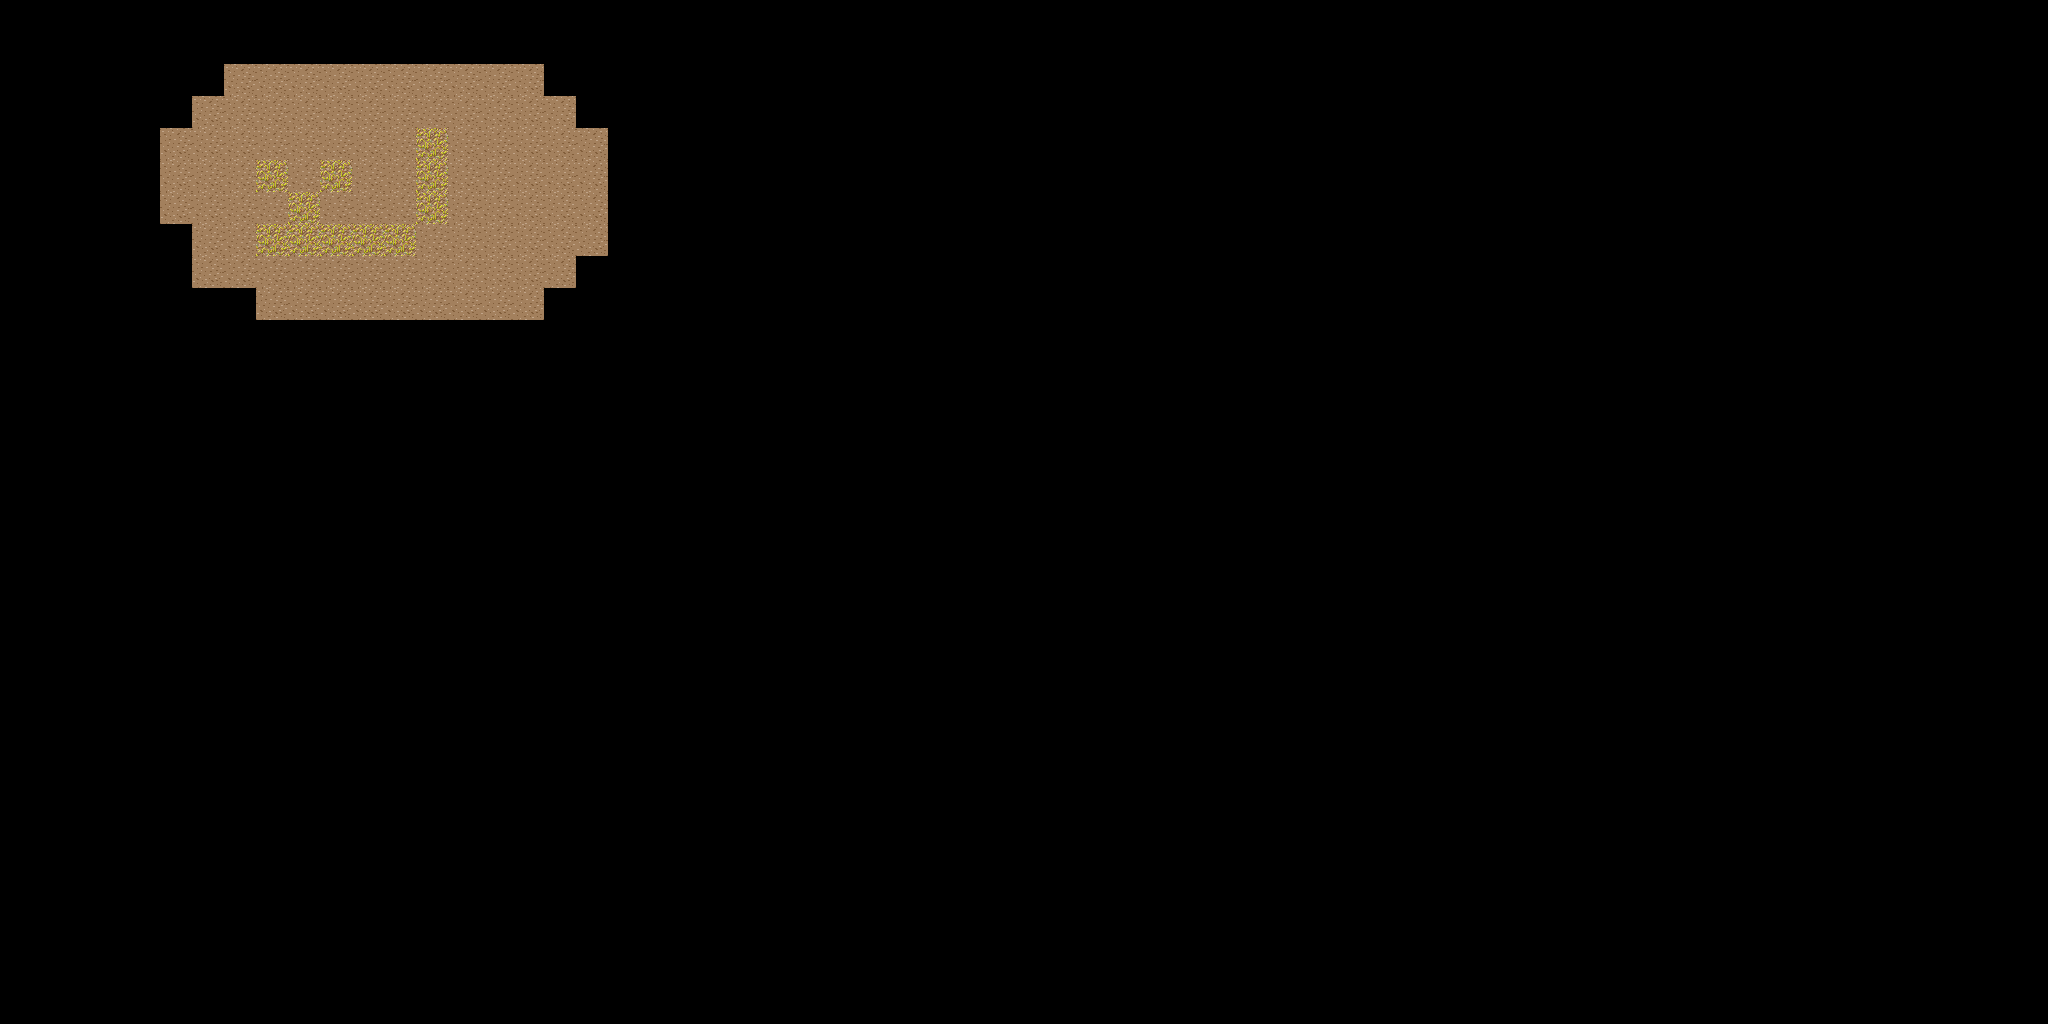

Below is a game level as drawn by its tile map, then a one-line description and the .tmx file that defines it, in full:
An orthogonal 64x32 tile map with 32x32 px tiles, 1 tile layer (Calque de Tile 1), 3 tilesets and 1 object (change-map).

<map version="1.0" orientation="orthogonal" renderorder="right-down" width="64" height="32" tilewidth="32" tileheight="32" nextobjectid="1">
 <tileset firstgid="1" name="grass_0" tilewidth="32" tileheight="32" tilecount="1" columns="1">
  <image source="tile/grass/grass_0.png" width="32" height="32" />
 </tileset>
 <tileset firstgid="2" name="grass_1" tilewidth="1" tileheight="1" tilecount="0" columns="0" />
 <tileset firstgid="2" name="highGrass" tilewidth="32" tileheight="32" tilecount="1" columns="1">
  <image source="tile/grass/highGrass.png" width="32" height="32" />
 </tileset>
 <layer name="Calque de Tile 1" width="64" height="32">
  <data encoding="csv">
0,0,0,0,0,0,0,0,0,0,0,0,0,0,0,0,0,0,0,0,0,0,0,0,0,0,0,0,0,0,0,0,0,0,0,0,0,0,0,0,0,0,0,0,0,0,0,0,0,0,0,0,0,0,0,0,0,0,0,0,0,0,0,0,
0,0,0,0,0,0,0,0,0,0,0,0,0,0,0,0,0,0,0,0,0,0,0,0,0,0,0,0,0,0,0,0,0,0,0,0,0,0,0,0,0,0,0,0,0,0,0,0,0,0,0,0,0,0,0,0,0,0,0,0,0,0,0,0,
0,0,0,0,0,0,0,1,1,1,1,1,1,1,1,1,1,0,0,0,0,0,0,0,0,0,0,0,0,0,0,0,0,0,0,0,0,0,0,0,0,0,0,0,0,0,0,0,0,0,0,0,0,0,0,0,0,0,0,0,0,0,0,0,
0,0,0,0,0,0,1,1,1,1,1,1,1,1,1,1,1,1,0,0,0,0,0,0,0,0,0,0,0,0,0,0,0,0,0,0,0,0,0,0,0,0,0,0,0,0,0,0,0,0,0,0,0,0,0,0,0,0,0,0,0,0,0,0,
0,0,0,0,0,1,1,1,1,1,1,1,1,2,1,1,1,1,1,0,0,0,0,0,0,0,0,0,0,0,0,0,0,0,0,0,0,0,0,0,0,0,0,0,0,0,0,0,0,0,0,0,0,0,0,0,0,0,0,0,0,0,0,0,
0,0,0,0,0,1,1,1,2,1,2,1,1,2,1,1,1,1,1,0,0,0,0,0,0,0,0,0,0,0,0,0,0,0,0,0,0,0,0,0,0,0,0,0,0,0,0,0,0,0,0,0,0,0,0,0,0,0,0,0,0,0,0,0,
0,0,0,0,0,1,1,1,1,2,1,1,1,2,1,1,1,1,1,0,0,0,0,0,0,0,0,0,0,0,0,0,0,0,0,0,0,0,0,0,0,0,0,0,0,0,0,0,0,0,0,0,0,0,0,0,0,0,0,0,0,0,0,0,
0,0,0,0,0,0,1,1,2,2,2,2,2,1,1,1,1,1,1,0,0,0,0,0,0,0,0,0,0,0,0,0,0,0,0,0,0,0,0,0,0,0,0,0,0,0,0,0,0,0,0,0,0,0,0,0,0,0,0,0,0,0,0,0,
0,0,0,0,0,0,1,1,1,1,1,1,1,1,1,1,1,1,0,0,0,0,0,0,0,0,0,0,0,0,0,0,0,0,0,0,0,0,0,0,0,0,0,0,0,0,0,0,0,0,0,0,0,0,0,0,0,0,0,0,0,0,0,0,
0,0,0,0,0,0,0,0,1,1,1,1,1,1,1,1,1,0,0,0,0,0,0,0,0,0,0,0,0,0,0,0,0,0,0,0,0,0,0,0,0,0,0,0,0,0,0,0,0,0,0,0,0,0,0,0,0,0,0,0,0,0,0,0,
0,0,0,0,0,0,0,0,0,0,0,0,0,0,0,0,0,0,0,0,0,0,0,0,0,0,0,0,0,0,0,0,0,0,0,0,0,0,0,0,0,0,0,0,0,0,0,0,0,0,0,0,0,0,0,0,0,0,0,0,0,0,0,0,
0,0,0,0,0,0,0,0,0,0,0,0,0,0,0,0,0,0,0,0,0,0,0,0,0,0,0,0,0,0,0,0,0,0,0,0,0,0,0,0,0,0,0,0,0,0,0,0,0,0,0,0,0,0,0,0,0,0,0,0,0,0,0,0,
0,0,0,0,0,0,0,0,0,0,0,0,0,0,0,0,0,0,0,0,0,0,0,0,0,0,0,0,0,0,0,0,0,0,0,0,0,0,0,0,0,0,0,0,0,0,0,0,0,0,0,0,0,0,0,0,0,0,0,0,0,0,0,0,
0,0,0,0,0,0,0,0,0,0,0,0,0,0,0,0,0,0,0,0,0,0,0,0,0,0,0,0,0,0,0,0,0,0,0,0,0,0,0,0,0,0,0,0,0,0,0,0,0,0,0,0,0,0,0,0,0,0,0,0,0,0,0,0,
0,0,0,0,0,0,0,0,0,0,0,0,0,0,0,0,0,0,0,0,0,0,0,0,0,0,0,0,0,0,0,0,0,0,0,0,0,0,0,0,0,0,0,0,0,0,0,0,0,0,0,0,0,0,0,0,0,0,0,0,0,0,0,0,
0,0,0,0,0,0,0,0,0,0,0,0,0,0,0,0,0,0,0,0,0,0,0,0,0,0,0,0,0,0,0,0,0,0,0,0,0,0,0,0,0,0,0,0,0,0,0,0,0,0,0,0,0,0,0,0,0,0,0,0,0,0,0,0,
0,0,0,0,0,0,0,0,0,0,0,0,0,0,0,0,0,0,0,0,0,0,0,0,0,0,0,0,0,0,0,0,0,0,0,0,0,0,0,0,0,0,0,0,0,0,0,0,0,0,0,0,0,0,0,0,0,0,0,0,0,0,0,0,
0,0,0,0,0,0,0,0,0,0,0,0,0,0,0,0,0,0,0,0,0,0,0,0,0,0,0,0,0,0,0,0,0,0,0,0,0,0,0,0,0,0,0,0,0,0,0,0,0,0,0,0,0,0,0,0,0,0,0,0,0,0,0,0,
0,0,0,0,0,0,0,0,0,0,0,0,0,0,0,0,0,0,0,0,0,0,0,0,0,0,0,0,0,0,0,0,0,0,0,0,0,0,0,0,0,0,0,0,0,0,0,0,0,0,0,0,0,0,0,0,0,0,0,0,0,0,0,0,
0,0,0,0,0,0,0,0,0,0,0,0,0,0,0,0,0,0,0,0,0,0,0,0,0,0,0,0,0,0,0,0,0,0,0,0,0,0,0,0,0,0,0,0,0,0,0,0,0,0,0,0,0,0,0,0,0,0,0,0,0,0,0,0,
0,0,0,0,0,0,0,0,0,0,0,0,0,0,0,0,0,0,0,0,0,0,0,0,0,0,0,0,0,0,0,0,0,0,0,0,0,0,0,0,0,0,0,0,0,0,0,0,0,0,0,0,0,0,0,0,0,0,0,0,0,0,0,0,
0,0,0,0,0,0,0,0,0,0,0,0,0,0,0,0,0,0,0,0,0,0,0,0,0,0,0,0,0,0,0,0,0,0,0,0,0,0,0,0,0,0,0,0,0,0,0,0,0,0,0,0,0,0,0,0,0,0,0,0,0,0,0,0,
0,0,0,0,0,0,0,0,0,0,0,0,0,0,0,0,0,0,0,0,0,0,0,0,0,0,0,0,0,0,0,0,0,0,0,0,0,0,0,0,0,0,0,0,0,0,0,0,0,0,0,0,0,0,0,0,0,0,0,0,0,0,0,0,
0,0,0,0,0,0,0,0,0,0,0,0,0,0,0,0,0,0,0,0,0,0,0,0,0,0,0,0,0,0,0,0,0,0,0,0,0,0,0,0,0,0,0,0,0,0,0,0,0,0,0,0,0,0,0,0,0,0,0,0,0,0,0,0,
0,0,0,0,0,0,0,0,0,0,0,0,0,0,0,0,0,0,0,0,0,0,0,0,0,0,0,0,0,0,0,0,0,0,0,0,0,0,0,0,0,0,0,0,0,0,0,0,0,0,0,0,0,0,0,0,0,0,0,0,0,0,0,0,
0,0,0,0,0,0,0,0,0,0,0,0,0,0,0,0,0,0,0,0,0,0,0,0,0,0,0,0,0,0,0,0,0,0,0,0,0,0,0,0,0,0,0,0,0,0,0,0,0,0,0,0,0,0,0,0,0,0,0,0,0,0,0,0,
0,0,0,0,0,0,0,0,0,0,0,0,0,0,0,0,0,0,0,0,0,0,0,0,0,0,0,0,0,0,0,0,0,0,0,0,0,0,0,0,0,0,0,0,0,0,0,0,0,0,0,0,0,0,0,0,0,0,0,0,0,0,0,0,
0,0,0,0,0,0,0,0,0,0,0,0,0,0,0,0,0,0,0,0,0,0,0,0,0,0,0,0,0,0,0,0,0,0,0,0,0,0,0,0,0,0,0,0,0,0,0,0,0,0,0,0,0,0,0,0,0,0,0,0,0,0,0,0,
0,0,0,0,0,0,0,0,0,0,0,0,0,0,0,0,0,0,0,0,0,0,0,0,0,0,0,0,0,0,0,0,0,0,0,0,0,0,0,0,0,0,0,0,0,0,0,0,0,0,0,0,0,0,0,0,0,0,0,0,0,0,0,0,
0,0,0,0,0,0,0,0,0,0,0,0,0,0,0,0,0,0,0,0,0,0,0,0,0,0,0,0,0,0,0,0,0,0,0,0,0,0,0,0,0,0,0,0,0,0,0,0,0,0,0,0,0,0,0,0,0,0,0,0,0,0,0,0,
0,0,0,0,0,0,0,0,0,0,0,0,0,0,0,0,0,0,0,0,0,0,0,0,0,0,0,0,0,0,0,0,0,0,0,0,0,0,0,0,0,0,0,0,0,0,0,0,0,0,0,0,0,0,0,0,0,0,0,0,0,0,0,0,
0,0,0,0,0,0,0,0,0,0,0,0,0,0,0,0,0,0,0,0,0,0,0,0,0,0,0,0,0,0,0,0,0,0,0,0,0,0,0,0,0,0,0,0,0,0,0,0,0,0,0,0,0,0,0,0,0,0,0,0,0,0,0,0
</data>
 </layer>
 <objectgroup name="trigger" width="64" height="32">
  <object name="go-map-1" type="change-map" x="1280" y="1632" width="128" height="96">
   <properties>
    <property name="dest-map" value="exemple-change-map.tmx" />
    <property name="dest-x" value="960" />
    <property name="dest-y" value="1376" />
   </properties>
  </object>
 </objectgroup>
</map>
